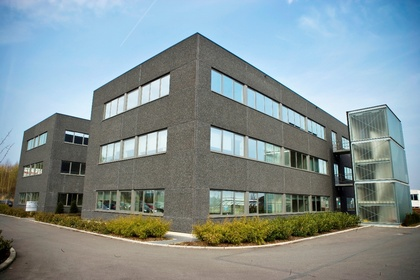
%> input picture assignment3/building.jpg, 420 x 280 px, shrunk from 1248 x 832 before the run; the run also reads 1 picture not shown here
$ octave demoOpticalFlow.m   (GNU Octave 9; MATLAB toolbox functions it lacks are replaced by stand-ins)
%> lines starting %> are read from the running program, lines starting %| are printed output that depends on the picture
### assignment3/HarrisCornerDetector.m
function [c, r] = HarrisCornerDetector (image, sigma, window_size, threshold)
%computing Gaussian function implemented in previous assignment
G = gaussian(sigma);
% create the gaussian filters using 1st order derivatives
Gx = gaussianDer(G,sigma);
Gy = transpose(Gx);
% convolution according to Ix, Iy
Ix = imfilter(image,Gx,'replicate','same');
Iy = imfilter(image,Gy,'replicate','same');
%computing A,B,C taking in consideration their expressions (formula 8)
A = imfilter(Ix.^2,G,G','replicate','same');
B = imfilter(Ix.*Iy,G,G','replicate','same');
C = imfilter(Iy.^2,G,G','replicate','same');
%computing the 'cornerness' H
H = (A.*C - B.^2) - 0.04*(A + C).^2;
%set to positive values
[rowP,columnP] = find(H>threshold);
%initialize the rows and columns for detecting corner points
r = [];
c = [];
%defining the window (centred around a point)
window_size = floor(window_size/2);
%determine the corner points
for i = 1:size(rowP,1)
%if the point is located at edges then it can't be a corner point
      windowX_Left = rowP(i) - window_size;
        if windowX_Left < 1
        windowX_Left = 1;
        end
%finding corner points for X
    windowX_Right = rowP(i) + window_size;
        if windowX_Right > size(H,1)
        windowX_Right = size(H,1);
        end
%if the point is located at edges then it can't be a corner point
    windowY_Top = columnP(i) - window_size;
        if windowY_Top < 1
        windowY_Top = 1;
        end
%finding corner points for Y
    windowY_Bottom = columnP(i) + window_size;
        if windowY_Bottom > size(H,2)
        windowY_Bottom = size(H,2);
        end
%constructing the NxN window
window = H(windowX_Left:windowX_Right,windowY_Top:windowY_Bottom);
%finding the corner points which are local maxima of H
    if H(rowP(i),columnP(i)) == max(max(window))
        r = [r rowP(i)];
        c = [c columnP(i)];
    end
end
end

### assignment3/opticalFlow.m
function [X,Y,Vx,Vy] = opticalFlow(frame1, frame2, regionSize, sigma)
    %get all points for regionSize by regionSize regions without overlapping
    borderOffset = ((regionSize-1)/2)+1;
    X = borderOffset:regionSize:size(frame1,1)-borderOffset;
    Y = borderOffset:regionSize:size(frame1,2)-borderOffset;


    %get flow for each point
    Vx = zeros(size(X), size(Y));
    Vy = zeros(size(X), size(Y));
    size(X)
    for i = 1:size(X,2)
        for j = 1:size(Y,2)
            [dx, dy] = pointFlow(frame1, frame2, X(i), Y(j), regionSize, sigma);
            Vx(i,j) = dx;
            Vy(i,j) = dy;
        end
    end
end

### assignment3/gaussian.m
function G = gaussian ( sigma )
M = ceil(3*sigma);
x = -M:M;
G = (1/(sigma*sqrt(2*pi))*exp(-x.^2/(2*sigma.^2)));
G_sigma = G / sum(sum(G));
end

### assignment3/gaussianDer.m
function Gd = gaussianDer (G, sigma )
M = ceil(3*sigma);
X = -M:M;
Gd = -X / (sigma.^2) .* G;
end

### assignment3/demoOpticalFlow.m
% harris parameters
frame1 = rgb2gray(im2double(imread('building.jpg')));
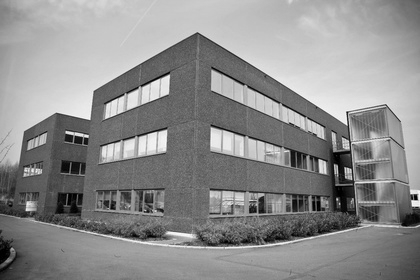
%> frame1: size 280x420 double; min 0, max 0.987, mean 0.556
harris_sigma = 1.2;
harris_threshold = 0.00001;
harris_window = 15;
% show harris corners
figure;
imshow(frame1);
hold on;
[c,r] = HarrisCornerDetector(frame1,harris_sigma,harris_window,harris_threshold);
%> in HarrisCornerDetector, `Ix = imfilter(image,Gx,'replicate','same');`:
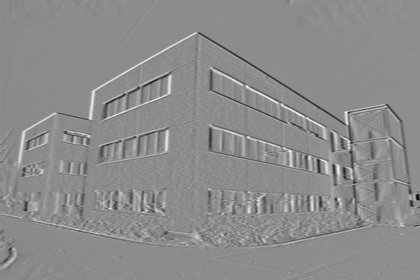
%> Ix: size 280x420 double; min -0.277, max 0.225, mean -0.000207; drawn with min black and max white
%> in HarrisCornerDetector, `Iy = imfilter(image,Gy,'replicate','same');`:
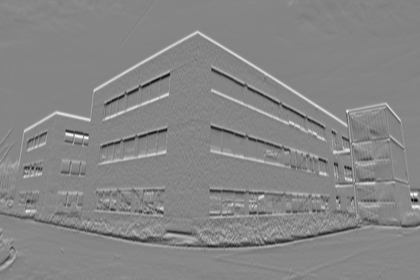
%> Iy: size 280x420 double; min -0.29, max 0.263, mean 0.000887; drawn with min black and max white
%> in HarrisCornerDetector, `B = imfilter(Ix.*Iy,G,G','replicate','same');`:
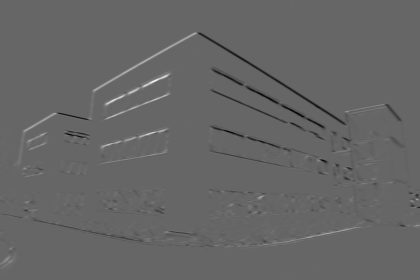
%> B: size 280x420 double; min -0.0284, max 0.0423, mean -7.13e-05; drawn with min black and max white
%> in HarrisCornerDetector, `C = imfilter(Iy.^2,G,G','replicate','same');`:
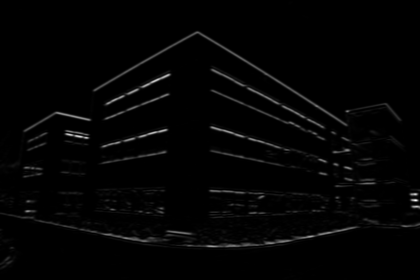
%> C: size 280x420 double; min 3.72e-10, max 0.0685, mean 0.00112; drawn with min black and max white
%> in HarrisCornerDetector, `[rowP,columnP] = find(H>threshold);`: rowP = 966 values from 33 to 249; columnP = 966 values from 10 to 420
%> the loop in HarrisCornerDetector, `for i = 1:size(rowP,1)` made 966 passes
%> (r, c) on passes 4, 6, 13, 22, 25, 30, 34, 43: (249, 13), ([249 132], [13 24]), ([249 132 177], [13 24 25]), ([249 132 177 169], [13 24 25 27]), ([249 132 177 169 211], [13 24 25 27 27]), ([249 132 177 169 211 203], [13 24 25 27 27 28]), ([249 132 177 169 211 203 150], [13 24 25 27 27 28 29]), ([249 132 177 169 211 203 150 141], [13 24 25 27 27 28 29 32])
%> after the loop in HarrisCornerDetector, `for i = 1:size(rowP,1)`: c = 106 values from 13 to 417; r = 106 values, max 249 at index 1, min 34 at index 43, mean 156.7
%> c = 106 values from 13 to 417
scatter(c,r,40,'MarkerEdgeColor','b','MarkerFaceColor','c','LineWidth',1.5);
hold off;

% optical flow parameters
regionSize = 15;
sigma = 0.7;

% show optical flow for spheres
frame1 = rgb2gray(im2double(imread('sphere1.ppm')));
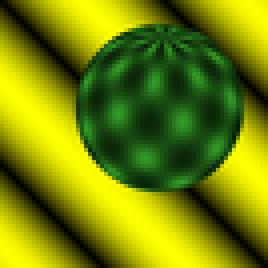
%> input picture assignment3/sphere1.ppm, 67 x 67 px, shrunk from 200 x 200 before the run (shown 4 times larger)
%> frame1: size 67x67 double; min 0.00352, max 0.886, mean 0.448
frame2 = rgb2gray(im2double(imread('sphere2.ppm')));
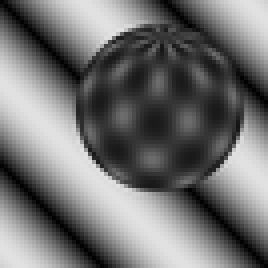
%> frame2: size 67x67 double (shown 4 times larger); min 0.00352, max 0.886, mean 0.448; mean of the top-left, top-right, bottom-left and bottom-right quarters 0.486, 0.315, 0.512, 0.481

[X, Y, Vx, Vy] = opticalFlow(frame1, frame2, regionSize, sigma);
%> the run ends on the next line
